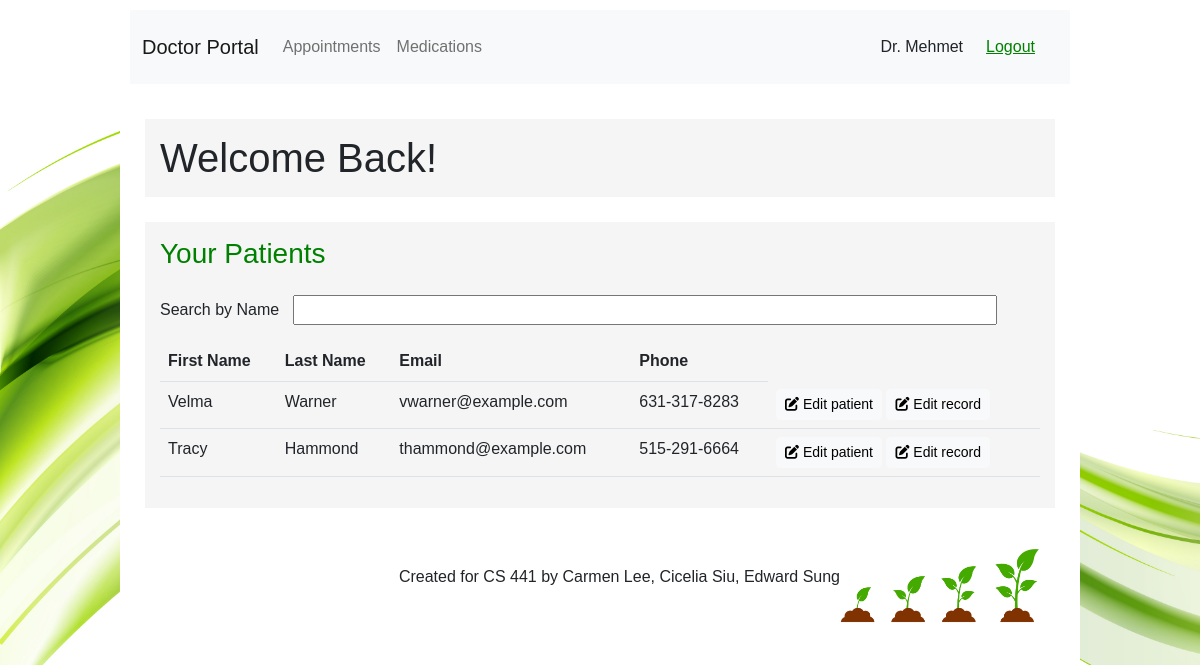
Page /html/doctor/doctorPortal.php (signed in) on the committed database.
### tables this page shows
CREATE TABLE `Users` (
  `id` int(11) UNSIGNED NOT NULL,
  `first_name` varchar(255) DEFAULT NULL,
  `last_name` varchar(255) DEFAULT NULL,
  `email` varchar(255) DEFAULT NULL,
  `userpassword` varchar(64) NOT NULL,
  `role` enum('ADMIN','DOCTOR','PATIENT') DEFAULT NULL,
  `username` varchar(255) NOT NULL,
  `assigned_doctorId` int(11) DEFAULT NULL,
  `birthdate` date DEFAULT NULL,
  `phone` varchar(255) DEFAULT NULL,
  `address` varchar(255) DEFAULT NULL,
  `emerCon_name` varchar(255) DEFAULT NULL,
  `emerCon_phone` varchar(255) DEFAULT NULL,
  `emerCon_relation` varchar(255) DEFAULT NULL
);

### html/doctor/doctorPortal.php (the view, shortened to what this page needs)
<!DOCTYPE html>
<html lang="en">
<head>
  <link href="https://cdn.jsdelivr.net/npm/bootstrap@5.2.2/dist/css/bootstrap.min.css" rel="stylesheet" />
  <link rel="stylesheet" href="../../css/style.css?v=<?php echo time(); ?>" />
</head>
<?php
$sessionUserId = $_SESSION['sessionUserId'];
$sessionFirstName = $_SESSION['sessionFirstName'];
$sessionLastName = $_SESSION['sessionLastName'];
?>
<body>
  <div class="body">
    <header>
      <nav class="navbar navbar-expand-lg navbar-light bg-light justify-content-center nav-fill">
        <div class="container-fluid">
          <a class="navbar-brand mb-0 h1" href="doctorPortal.php">Doctor Portal</a>
          <div class="collapse navbar-collapse" id="navbarNavAltMarkup">
            <div class="navbar-nav me-auto">
              <a class="nav-link" href="doctorAppointments.php">Appointments</a>
              <a class="nav-link" href="doctorMedications.php">Medications</a>
            </div>
            <?php echo "<div>Dr. ", $sessionFirstName, " ", $sessionLastName, "</div>" ?>
            <button type="button" class="btn btn-light logout-btn" style="float: right;"><a href="../logout.php">Logout</a></button>
          </div>
        </div>
      </nav>
    </header>
    <section>
      <h2 class="card-title display-6">
        Welcome Back!
      </h2>
    </section>
    <section style="overflow-x: scroll">
      <h3 class="card-title">Your Patients</h3>
      <br>
      <p>
        <label for="username">Search by Name &nbsp</label>
        <input class="searchbar" type="text" id="myInput" onkeyup="myFunction()" placeholder="">
      </p>
      <table class="table table-hover" id="myTable">
        <tr>
          <th scope="col">First Name</th>
          <th scope="col">Last Name</th>
          <th scope="col">Email</th>
          <th scope="col">Phone</th>
        </tr>
        <?php
        $conn = mysqli_connect("localhost", "root", "", "pregnancy");
        $sql = "SELECT id, first_name, last_name, email, phone FROM Users WHERE assigned_doctorId=$sessionUserId";
        $result = $conn->query($sql);
        while ($row = $result->fetch_assoc()) {
          echo "
              <tr>
                <td>" . $row['first_name'] . "</td>
                <td>" . $row['last_name'] . "</td>
                <td>" . $row['email'] . "</td>
                <td>" . $row['phone'] . "</td>
                <td>
                  <a href='doctorPortalEdit.php?a=" . $row['id'] . "' class='btn btn-light btn-sm' title='Edit'><i class='fa-solid fa-pen-to-square'></i> Edit patient</a>
                  <a href='doctorPregnancy.php?a=" . $row['id'] . "' class='btn btn-light btn-sm' title='Delete'><i class='fa-solid fa-pen-to-square'></i> Edit record</a>
                </td>
              </tr>
            ";
        }
        ?>
      </table>
    </section>
    <section class="footer d-flex align-self-center">
      <p>
        Created for CS 441 by Carmen Lee, Cicelia Siu, Edward Sung
      </p>
      <img id="footer-img" src="../../imgs/sprout.jpg" alt="Sprout!">
    </section>
  </div>
</body>
</html>

### css/style.css (style rules this page uses)
body { font-family: 'Noto Sans JP', sans-serif; background-image: url("../imgs/login-bg.jpg"); background-size:cover; background-repeat:no-repeat; background-attachment: fixed; display: flex; justify-content: center; align-items: center; }
header { background-color: white; padding: 10px; text-align: center; }
.body { background-color: white; width: 80%; min-width: 40vw; max-width: 80vw; min-height: 100vh; }
section { background-color: whitesmoke; margin: 25px; padding: 15px; }
.searchbar { width: 80%; }
.footer { background-color: white; text-align: right; display: flex; justify-content: right; align-items: center; }
#footer-img { width:200px; }
a, h3 { color: green; }
.logout-btn { margin: 10px; }

### rows in the picture
users: first_name "Velma", last_name "Warner", email "vwarner@example.com", phone "631-317-8283"
users: first_name "Tracy", last_name "Hammond", email "thammond@example.com", phone "515-291-6664"

### other values in the picture
$sessionFirstName "Mehmet"
